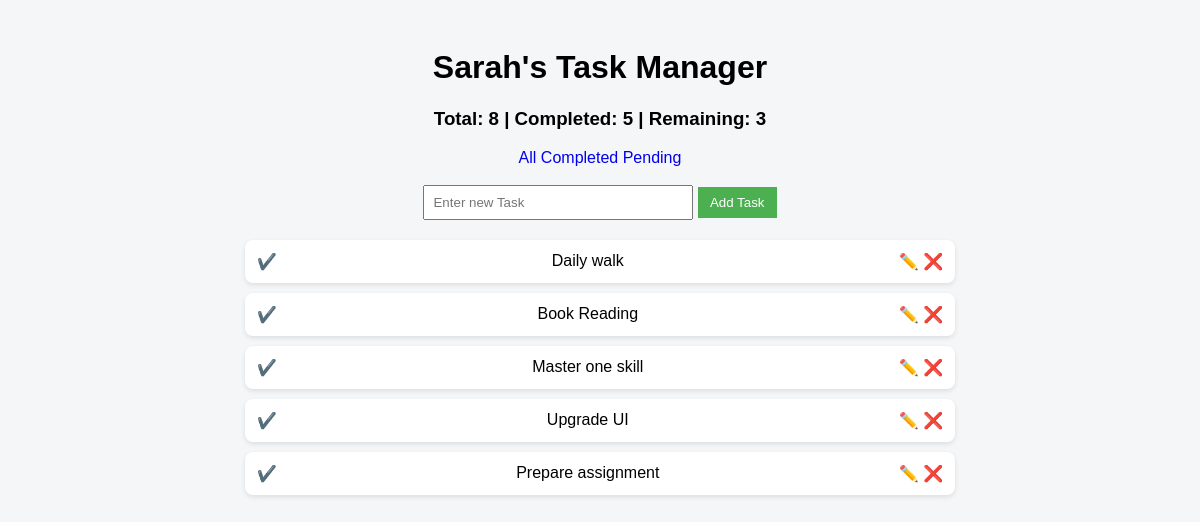
The app's page /?filter=completed with its own data.
### tables this page shows
CREATE TABLE tasks(
    id INTEGER PRIMARY KEY AUTOINCREMENT,
    title TEXT,
    completed INTEGER DEFAULT 0
    );

### app.py (the view)
@app.route('/')
def index():
  filter_type=request.args.get('filter','all')
  if filter_type == 'completed':
    tasks=database.get_completed_task()
  elif filter_type == 'pending':
    tasks=database.get_pending_task()
  else:
    tasks=database.get_data()
  total,completed,remaining=database.count_task()
  return render_template("index.html",tasks=tasks,total=total,completed=completed,remaining=remaining)

### database.py (called while the page is built)
def connect_db():
  return sqlite3.connect('task.db')

def count_task():
  conn=connect_db()
  c=conn.cursor()
  c.execute("SELECT COUNT(*) FROM tasks")
  total=c.fetchone()[0]
  c.execute("SELECT COUNT(*) FROM tasks where completed=1")
  completed=c.fetchone()[0]
  remaining = total-completed
  return total,completed,remaining

def get_completed_task():
  conn=connect_db()
  c=conn.cursor()
  c.execute("SELECT * FROM tasks WHERE completed=1")
  data=c.fetchall()
  conn.close()
  return data

### templates/index.html (shortened to what this page needs)
<!doctype html>
<html lang="en">
  <head>
    <link rel="stylesheet" href={{url_for('static',filename="style.css")}}>
  </head>
  <body>
    <h1>Sarah's Task Manager</h1>
    <h3>
      Total: {{total}} |
      Completed: {{completed}} |
      Remaining: {{remaining}}
    </h3>
    <div style="text-align:center;">
      <a href="/?filter=all">All</a>
      <a href="/?filter=completed">Completed</a>
      <a href="/?filter=pending">Pending</a>
    </div>
    <br>
    <form action="/add" method="POST">
      <input type="text" name="title" placeholder="Enter new Task" required />
      <button type="submit">Add Task</button>
    </form>
    <ul>
      {% for task in tasks %}
      <li>
        <a href="/toggle/{{task[0]}}">
          {% if task[2] == 1 %}
            ✔️
          {% else %}
            ⬜
          {% endif %}
        </a>
        {{task[1]}}
        <div>
          <a href="/edit/{{task[0]}}">✏️</a>
          <a href="/delete/{{task[0]}}">❌</a>
        </div>
      </li>
      {% endfor %}
    </ul>
  </body>
</html>

### static/style.css (style rules this page uses)
body { font-family: Arial; background: #f4f6f8; padding: 20px; }
h1,h3 { text-align: center; }
form { text-align: center; margin-bottom: 20px; }
input { padding: 8px; width: 250px; }
button { padding: 8px 12px; background: #4caf50; color: white; border: none; cursor: pointer; }
ul { list-style: none; padding: 0; }
li { background: white; margin: 10px auto; padding: 12px; width: 60%; border-radius: 8px; display: flex; justify-content: space-between; align-items: center; box-shadow: 0px 2px 5px rgba(0, 0, 0, 0.1); }
a { text-decoration: none; text-align: center; }

### records on screen
tasks: title "Daily walk"
tasks: title "Book Reading"
tasks: title "Master one skill"
tasks: title "Upgrade UI"
tasks: title "Prepare assignment"

### other values on screen
{{ total }} "8"
{{ completed }} "5"
{{ remaining }} "3"
